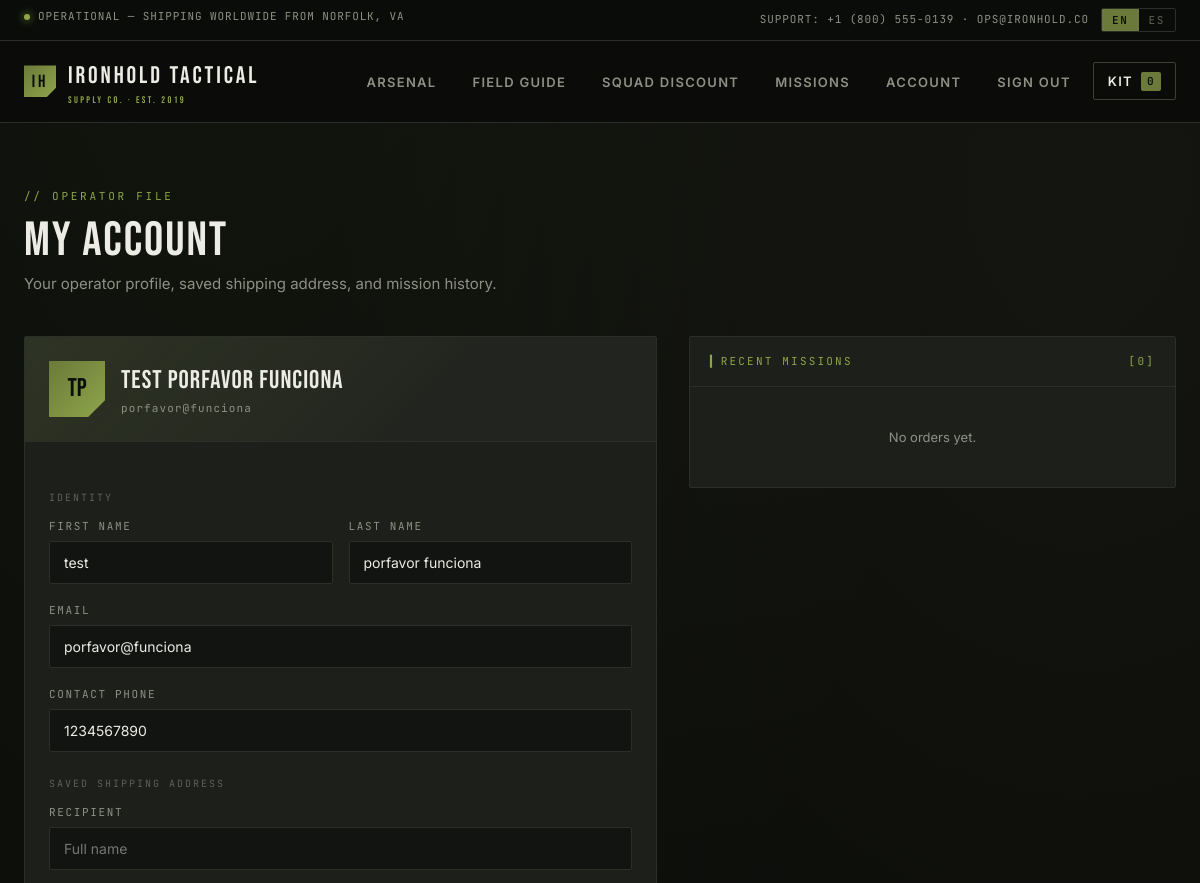
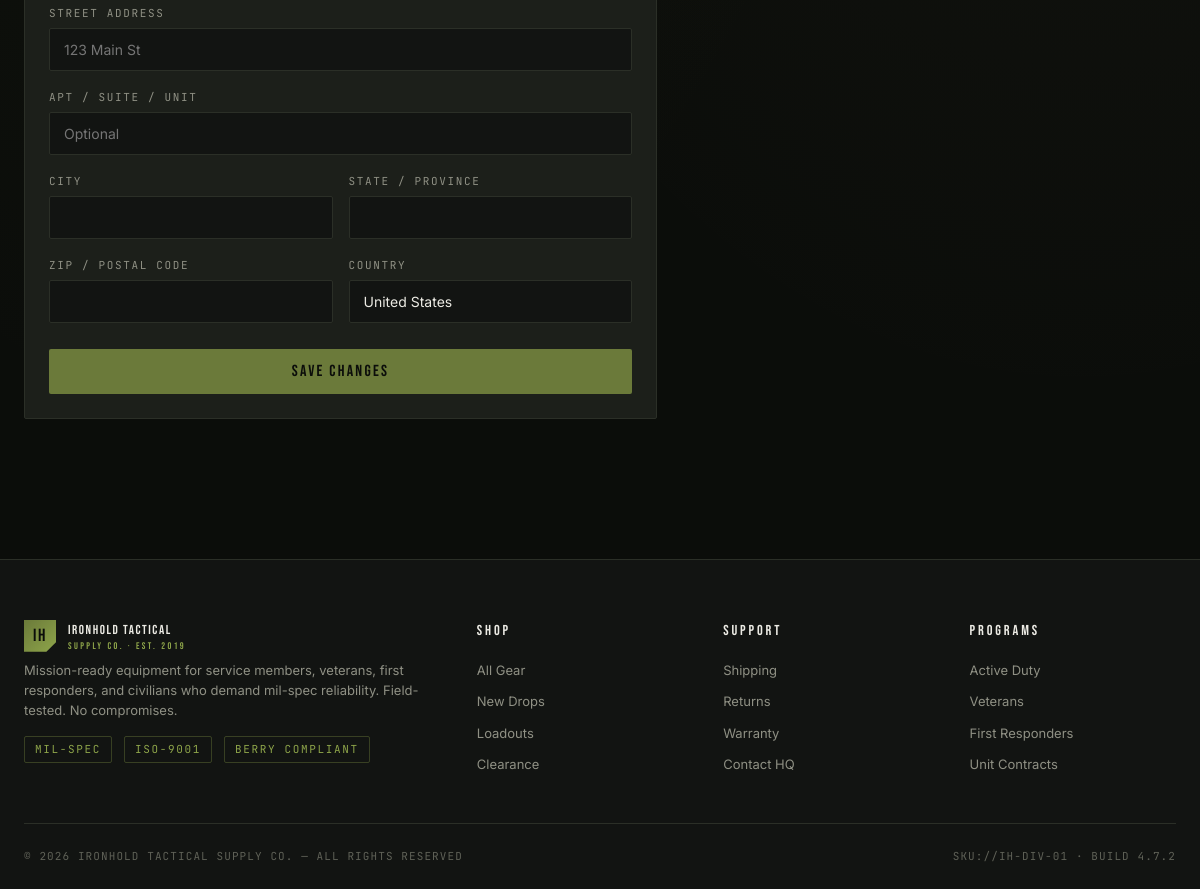
Screenshot of /account/ (signed in) with the database file from the repository (2 pictures, top to bottom).
### store/models/customers.py (models this page shows, shortened)
class Customer(AddressMixin):
    first_name = models.CharField(max_length=50)
    last_name = models.CharField(max_length=50)
    phone = models.CharField(max_length=20)
    email = models.EmailField(unique=True)
    password = models.CharField(max_length=100)
    @property
    def full_name(self):
        return f"{self.first_name} {self.last_name}".strip()
    class Meta:
        verbose_name_plural = "Customers"

### store/middlewares/auth.py (the view)
    def middleware(request, *args, **kwargs):
        if not request.session.get('customer'):
            return HttpResponseRedirect('/login/?return_url=' + quote(request.get_full_path()))
        return get_response(request, *args, **kwargs)

### store/models/orders.py (called while the page is built)
    @staticmethod
    def get_orders_by_customer(customer_id):
        return Order.objects.filter(customer=customer_id).order_by('-date')

### store/views/profile.py (called while the page is built)
    def _context(self, customer, **extra):
        orders = Order.get_orders_by_customer(customer.id)
        ctx = {
            'customer': customer,
            'orders': orders,
            'order_count': orders.count(),
        }
        ctx.update(extra)
        return ctx

    def get(self, request):
        customer = Customer.objects.get(id=request.session.get('customer'))
        return render(request, 'profile.html', self._context(customer))

### store/templates/profile.html (shortened to what this page needs)
{% extends 'base.html' %}
{% load i18n %}
{% block content %}
<section class="account-wrap">
    <div class="container">
        <div class="page-head">
            <span class="lbl">{% trans "// OPERATOR FILE" %}</span>
            <h1>{% trans "MY ACCOUNT" %}</h1>
            <p>{% trans "Your operator profile, saved shipping address, and mission history." %}</p>
        </div>
        <div class="account-grid">
            <div class="id-card">
                <div class="banner">
                    <div class="id-avatar">{{ customer.first_name|slice:":1" }}{{ customer.last_name|slice:":1" }}</div>
                    <div>
                        <h2>{{ customer.full_name }}</h2>
                        <div class="mono">{{ customer.email }}</div>
                    </div>
                </div>
                <div class="body">
                    <form method="POST">
                        <div class="field-note">{% trans "IDENTITY" %}</div>
                        <div class="form-row">
                            <div class="form-group">
                                <label class="form-label">{% trans "FIRST NAME" %}</label>
                                <input type="text" name="first_name" class="form-control" value="{{ customer.first_name }}" required>
                            </div>
                            <div class="form-group">
                                <label class="form-label">{% trans "LAST NAME" %}</label>
                                <input type="text" name="last_name" class="form-control" value="{{ customer.last_name }}" required>
                            </div>
                        </div>
                        <div class="form-group">
                            <label class="form-label">{% trans "EMAIL" %}</label>
                            <input type="email" class="form-control" value="{{ customer.email }}" disabled>
                        </div>
                        <div class="form-group">
                            <label class="form-label">{% trans "CONTACT PHONE" %}</label>
                            <input type="text" name="phone" class="form-control" value="{{ customer.phone }}" placeholder="+1 (555) 000-0000">
                        </div>
                        <div class="field-note">{% trans "SAVED SHIPPING ADDRESS" %}</div>
                        <div class="form-group">
                            <label class="form-label">{% trans "RECIPIENT" %}</label>
                            <input type="text" name="recipient_name" class="form-control" value="{{ customer.recipient_name }}" placeholder="{% trans 'Full name' %}">
                        </div>
                        <div class="form-group">
                            <label class="form-label">{% trans "STREET ADDRESS" %}</label>
                            <input type="text" name="street_address" class="form-control" value="{{ customer.street_address }}" placeholder="{% trans '123 Main St' %}">
                        </div>
                        <div class="form-group">
                            <label class="form-label">{% trans "APT / SUITE / UNIT" %}</label>
                            <input type="text" name="address_line2" class="form-control" value="{{ customer.address_line2 }}" placeholder="{% trans 'Optional' %}">
                        </div>
                        <div class="form-row">
                            <div class="form-group">
                                <label class="form-label">{% trans "CITY" %}</label>
                                <input type="text" name="city" class="form-control" value="{{ customer.city }}">
                            </div>
                            <div class="form-group">
                                <label class="form-label">{% trans "STATE / PROVINCE" %}</label>
                                <input type="text" name="state" class="form-control" value="{{ customer.state }}">
                            </div>
                        </div>
                        <div class="form-row">
                            <div class="form-group">
                                <label class="form-label">{% trans "ZIP / POSTAL CODE" %}</label>
                                <input type="text" name="zip_code" class="form-control" value="{{ customer.zip_code }}">
                            </div>
                            <div class="form-group">
                                <label class="form-label">{% trans "COUNTRY" %}</label>
                                <input type="text" name="country" class="form-control" value="{{ customer.country|default:'United States' }}">
                            </div>
                        </div>
                        <button type="submit" class="btn btn-primary btn-block" style="margin-top: 8px;">{% trans "SAVE CHANGES" %}</button>
                    </form>
                </div>
            </div>
            <div class="orders-mini">
                <div class="head">
                    <span>▎{% trans "RECENT MISSIONS" %}</span>
                    <span class="mono">[{{ order_count }}]</span>
                </div>
                {% for order in orders|slice:":5" %}
                <div class="order-row">
                    <span class="mono" style="color:var(--olive-hi); font-family:'JetBrains Mono',monospace; font-size:11px;">M-{{ order.id|stringformat:"05d" }}</span>
                    <div class="mid">
                        <div class="name">{{ order.product.name }}</div>
                        <div class="mono">×{{ order.quantity }} · ${{ order.price }}.00 · {{ order.date }}</div>
                    </div>
                    {% if order.status == 'delivered' %}
                        <span class="status-badge status-delivered">{% trans "DELIVERED" %}</span>
                    {% elif order.status == 'shipped' %}
                        <span class="status-badge status-shipped">{% trans "IN TRANSIT" %}</span>
                    {% else %}
                        <span class="status-badge status-pending">{% trans "PROCESSING" %}</span>
                    {% endif %}
                </div>
                {% empty %}
                <div class="mini-empty">{% trans "No orders yet." %}</div>
                {% endfor %}
            </div>
        </div>
    </div>
</section>
{% endblock %}

### rows the page displays
Customer: first_name "t", last_name "p", full_name "test porfavor funciona", email "porfavor@funciona", first_name "test", last_name "porfavor funciona", phone "1234567890", country "United States"

### other values shown
{{ code }} "EN" "ES"
{{ request.session.cart|length|default:0 }} "0"
{{ order_count }} "0"
